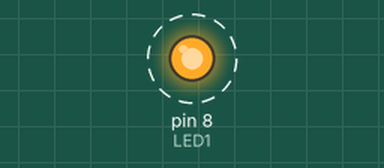
Simulated run of this sketch. Board: Arduino Uno, built with avr-gcc and run on an emulated ATmega328P. Shown: output pins drawn as LEDs (lit = HIGH). Dashed ring = blinking. What the sketch prints to the serial monitor is not drawn.

Above: at 0.2 s.
Timing chart, 0 to 3.0 s (numbered marks = the images above):
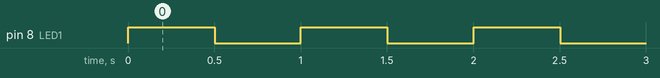

Measured:
- by itself, pin 8 (LED1): alternates HIGH for 0.50 s and LOW for 0.50 s

The sketch:

Prueba_CAN_Write.ino
```cpp
// PRUEBAS PARA ENVIAR MENSAJES EN BUS CAN

// Bit dominante -> 0
// Bit recesivo -> 1

// Una trama CAN con identificador más bajo (mayor número de bits dominantes en las primeras posiciones)
// tiene más prioridad que una trama con identificador más alto.


#include <SPI.h>
#include <mcp2515.h>

#define SOS         A0
#define EMG_24      A1
#define EMG_9       A2
#define BAT         A3
#define EN_CARGA    2
#define EN_BOOST    3
#define EN_BUCK     4
#define LED1        8
#define INT         9
#define C_CS        10

struct can_frame Msg_Prueba;
MCP2515 mcp2515(C_CS);

void setup(){

    //DECLARACIÓN DE PINES DIGITALES
    pinMode(EN_CARGA, INPUT);
    pinMode(EN_BOOST, INPUT);
    pinMode(EN_BUCK, INPUT);
    pinMode(LED1, OUTPUT);
    pinMode(C_CS, OUTPUT);

    //SERIAL
    while(!Serial);
    Serial.begin(115200);

    //BUS-CAN
    SPI.begin();
    mcp2515.reset();
    mcp2515.setBitrate(CAN_125KBPS);
    mcp2515.setNormalMode();

    Msg_Prueba.can_id = 0;              // ID del mensaje: 0 mayor prioridad
    Msg_Prueba.can_dlc = 1;             // Número de bytes de datos en el mensaje (entre 0 y 8)
    Msg_Prueba.data[0] = 0;             // Datos

    //SISTEMA DE EMERGENCIA
    digitalWrite(LED1, HIGH);
    digitalWrite(EN_CARGA, LOW);
    digitalWrite(EN_BOOST, HIGH);
    digitalWrite(EN_BUCK, LOW);

}


void loop(){

    Msg_Prueba.data[0] = 1;                 //Pongo a 1 el primer bit de la trama de datos (8 bits)
    mcp2515.sendMessage(&Msg_Prueba);       //Envío el mensaje

    if(Msg_Prueba.data[0] == 1){
        digitalWrite(LED1,HIGH);            //Apago el LED
    }

    for(int i = 0; i < Msg_Prueba.can_dlc; i++){
        Serial.print(Msg_Prueba.data[i]);
    }

    delay(500);
	Msg_Prueba.data[0] = 0;                 //Pongo a 0 el bit
	mcp2515.sendMessage(&Msg_Prueba);       //Envío el mensaje

    if(Msg_Prueba.data[0] == 0){
        digitalWrite(LED1,LOW);             //Apago el LED
    }

	delay(500);

    for(int i = 0; i < Msg_Prueba.can_dlc; i++){
        Serial.print(Msg_Prueba.data[i]);
    }
}
```
